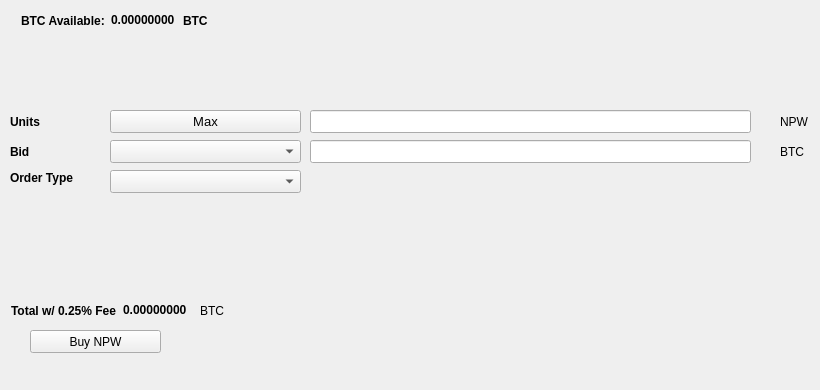
   <widget class="QWidget" name="BuyTab">
    <attribute name="title">
     <string>Buy</string>
    </attribute>
    <widget class="QPushButton" name="BuyNPW">
     <property name="geometry">
      <rect>
       <x>30</x>
       <y>330</y>
       <width>131</width>
       <height>23</height>
      </rect>
     </property>
     <property name="text">
      <string>Buy NPW</string>
     </property>
     <property name="icon">
      <iconset resource="../npw.qrc">
       <normaloff>:/icons/bitcoin</normaloff>:/icons/bitcoin</iconset>
     </property>
    </widget>
    <widget class="QLabel" name="label_3">
     <property name="geometry">
      <rect>
       <x>10</x>
       <y>110</y>
       <width>46</width>
       <height>23</height>
      </rect>
     </property>
     <property name="font">
      <font>
       <weight>75</weight>
       <bold>true</bold>
      </font>
     </property>
     <property name="text">
      <string>Units</string>
     </property>
    </widget>
    <widget class="QLineEdit" name="UnitsInput">
     <property name="geometry">
      <rect>
       <x>310</x>
       <y>110</y>
       <width>441</width>
       <height>23</height>
      </rect>
     </property>
     <property name="font">
      <font>
       <pointsize>9</pointsize>
       <weight>75</weight>
       <bold>true</bold>
      </font>
     </property>
    </widget>
    <widget class="QLineEdit" name="BuyBidPriceEdit">
     <property name="geometry">
      <rect>
       <x>310</x>
       <y>140</y>
       <width>441</width>
       <height>23</height>
      </rect>
     </property>
     <property name="font">
      <font>
       <pointsize>9</pointsize>
       <weight>75</weight>
       <bold>true</bold>
      </font>
     </property>
    </widget>
    <widget class="QLabel" name="label_4">
     <property name="geometry">
      <rect>
       <x>780</x>
       <y>110</y>
       <width>31</width>
       <height>23</height>
      </rect>
     </property>
     <property name="text">
      <string>NPW</string>
     </property>
    </widget>
    <widget class="QLabel" name="label_5">
     <property name="geometry">
      <rect>
       <x>780</x>
       <y>140</y>
       <width>31</width>
       <height>23</height>
      </rect>
     </property>
     <property name="text">
      <string>BTC</string>
     </property>
    </widget>
    <widget class="QLabel" name="label_6">
     <property name="geometry">
      <rect>
       <x>10</x>
       <y>140</y>
       <width>46</width>
       <height>23</height>
      </rect>
     </property>
     <property name="font">
      <font>
       <weight>75</weight>
       <bold>true</bold>
      </font>
     </property>
     <property name="text">
      <string>Bid</string>
     </property>
    </widget>
    <widget class="QLabel" name="label_7">
     <property name="geometry">
      <rect>
       <x>10</x>
       <y>170</y>
       <width>91</width>
       <height>16</height>
      </rect>
     </property>
     <property name="font">
      <font>
       <weight>75</weight>
       <bold>true</bold>
      </font>
     </property>
     <property name="text">
      <string>Order Type</string>
     </property>
    </widget>
    <widget class="QPushButton" name="Buy_Max_Amount">
     <property name="geometry">
      <rect>
       <x>110</x>
       <y>110</y>
       <width>191</width>
       <height>23</height>
      </rect>
     </property>
     <property name="font">
      <font>
       <pointsize>10</pointsize>
      </font>
     </property>
     <property name="text">
      <string>Max</string>
     </property>
    </widget>
    <widget class="QComboBox" name="BuyBidcomboBox">
     <property name="geometry">
      <rect>
       <x>110</x>
       <y>140</y>
       <width>191</width>
       <height>23</height>
      </rect>
     </property>
     <property name="font">
      <font>
       <pointsize>10</pointsize>
      </font>
     </property>
    </widget>
    <widget class="QComboBox" name="buyOrdertypeCombo">
     <property name="geometry">
      <rect>
       <x>110</x>
       <y>170</y>
       <width>191</width>
       <height>23</height>
      </rect>
     </property>
     <property name="font">
      <font>
       <pointsize>10</pointsize>
      </font>
     </property>
    </widget>
    <widget class="QWidget" name="layoutWidget1">
     <property name="geometry">
      <rect>
       <x>21</x>
       <y>11</y>
       <width>227</width>
       <height>19</height>
      </rect>
     </property>
     <layout class="QHBoxLayout" name="horizontalLayout_3">
      <item>
       <widget class="QLabel" name="label232">
        <property name="font">
         <font>
          <weight>75</weight>
          <bold>true</bold>
         </font>
        </property>
        <property name="text">
         <string>BTC Available:</string>
        </property>
       </widget>
      </item>
      <item>
       <widget class="QLabel" name="BtcAvailableLbl">
        <property name="palette">
         <palette>
          <active>
           <colorrole role="WindowText">
            <brush brushstyle="SolidPattern">
             <color alpha="255">
              <red>0</red>
              <green>0</green>
              <blue>0</blue>
             </color>
            </brush>
           </colorrole>
           <colorrole role="Button">
            <brush brushstyle="SolidPattern">
             <color alpha="255">
              <red>0</red>
              <green>170</green>
              <blue>0</blue>
             </color>
            </brush>
           </colorrole>
           <colorrole role="Light">
            <brush brushstyle="SolidPattern">
             <color alpha="255">
              <red>0</red>
              <green>255</green>
              <blue>0</blue>
             </color>
            </brush>
           </colorrole>
           <colorrole role="Midlight">
            <brush brushstyle="SolidPattern">
             <color alpha="255">
              <red>0</red>
              <green>212</green>
              <blue>0</blue>
             </color>
            </brush>
           </colorrole>
           <colorrole role="Dark">
            <brush brushstyle="SolidPattern">
             <color alpha="255">
              <red>0</red>
              <green>85</green>
              <blue>0</blue>
             </color>
            </brush>
           </colorrole>
           <colorrole role="Mid">
            <brush brushstyle="SolidPattern">
             <color alpha="255">
              <red>0</red>
              <green>113</green>
              <blue>0</blue>
             </color>
            </brush>
           </colorrole>
           <colorrole role="Text">
            <brush brushstyle="SolidPattern">
             <color alpha="255">
              <red>0</red>
              <green>170</green>
              <blue>0</blue>
             </color>
            </brush>
           </colorrole>
           <colorrole role="BrightText">
            <brush brushstyle="SolidPattern">
             <color alpha="255">
              <red>255</red>
              <green>255</green>
              <blue>255</blue>
             </color>
            </brush>
           </colorrole>
           <colorrole role="ButtonText">
            <brush brushstyle="SolidPattern">
             <color alpha="255">
              <red>0</red>
              <green>0</green>
              <blue>0</blue>
             </color>
            </brush>
           </colorrole>
           <colorrole role="Base">
            <brush brushstyle="SolidPattern">
             <color alpha="255">
              <red>255</red>
              <green>255</green>
              <blue>255</blue>
             </color>
            </brush>
           </colorrole>
           <colorrole role="Window">
            <brush brushstyle="SolidPattern">
             <color alpha="255">
              <red>0</red>
              <green>170</green>
              <blue>0</blue>
             </color>
            </brush>
           </colorrole>
           <colorrole role="Shadow">
            <brush brushstyle="SolidPattern">
             <color alpha="255">
              <red>0</red>
              <green>0</green>
              <blue>0</blue>
             </color>
            </brush>
           </colorrole>
           <colorrole role="AlternateBase">
            <brush brushstyle="SolidPattern">
             <color alpha="255">
              <red>127</red>
              <green>212</green>
              <blue>127</blue>
             </color>
            </brush>
           </colorrole>
           <colorrole role="ToolTipBase">
            <brush brushstyle="SolidPattern">
             <color alpha="255">
              <red>255</red>
              <green>255</green>
              <blue>220</blue>
             </color>
            </brush>
           </colorrole>
           <colorrole role="ToolTipText">
            <brush brushstyle="SolidPattern">
             <color alpha="255">
              <red>0</red>
              <green>0</green>
              <blue>0</blue>
             </color>
            </brush>
           </colorrole>
          </active>
          <inactive>
           <colorrole role="WindowText">
            <brush brushstyle="SolidPattern">
             <color alpha="255">
              <red>0</red>
              <green>0</green>
              <blue>0</blue>
             </color>
            </brush>
           </colorrole>
           <colorrole role="Button">
            <brush brushstyle="SolidPattern">
             <color alpha="255">
              <red>0</red>
              <green>170</green>
              <blue>0</blue>
             </color>
            </brush>
           </colorrole>
           <colorrole role="Light">
            <brush brushstyle="SolidPattern">
             <color alpha="255">
              <red>0</red>
              <green>255</green>
              <blue>0</blue>
             </color>
            </brush>
           </colorrole>
           <colorrole role="Midlight">
            <brush brushstyle="SolidPattern">
             <color alpha="255">
              <red>0</red>
              <green>212</green>
              <blue>0</blue>
             </color>
            </brush>
           </colorrole>
           <colorrole role="Dark">
            <brush brushstyle="SolidPattern">
             <color alpha="255">
              <red>0</red>
              <green>85</green>
              <blue>0</blue>
             </color>
            </brush>
           </colorrole>
           <colorrole role="Mid">
            <brush brushstyle="SolidPattern">
             <color alpha="255">
              <red>0</red>
              <green>113</green>
              <blue>0</blue>
             </color>
            </brush>
           </colorrole>
           <colorrole role="Text">
            <brush brushstyle="SolidPattern">
             <color alpha="255">
              <red>0</red>
              <green>170</green>
              <blue>0</blue>
             </color>
            </brush>
           </colorrole>
           <colorrole role="BrightText">
            <brush brushstyle="SolidPattern">
             <color alpha="255">
              <red>255</red>
              <green>255</green>
              <blue>255</blue>
             </color>
            </brush>
           </colorrole>
           <colorrole role="ButtonText">
            <brush brushstyle="SolidPattern">
             <color alpha="255">
              <red>0</red>
              <green>0</green>
              <blue>0</blue>
             </color>
            </brush>
           </colorrole>
           <colorrole role="Base">
            <brush brushstyle="SolidPattern">
             <color alpha="255">
              <red>255</red>
              <green>255</green>
              <blue>255</blue>
             </color>
            </brush>
           </colorrole>
           <colorrole role="Window">
            <brush brushstyle="SolidPattern">
             <color alpha="255">
              <red>0</red>
              <green>170</green>
              <blue>0</blue>
             </color>
            </brush>
           </colorrole>
           <colorrole role="Shadow">
            <brush brushstyle="SolidPattern">
             <color alpha="255">
              <red>0</red>
              <green>0</green>
              <blue>0</blue>
             </color>
            </brush>
           </colorrole>
           <colorrole role="AlternateBase">
            <brush brushstyle="SolidPattern">
             <color alpha="255">
              <red>127</red>
              <green>212</green>
              <blue>127</blue>
             </color>
            </brush>
           </colorrole>
           <colorrole role="ToolTipBase">
            <brush brushstyle="SolidPattern">
             <color alpha="255">
              <red>255</red>
              <green>255</green>
              <blue>220</blue>
             </color>
            </brush>
           </colorrole>
           <colorrole role="ToolTipText">
            <brush brushstyle="SolidPattern">
             <color alpha="255">
              <red>0</red>
              <green>0</green>
              <blue>0</blue>
             </color>
            </brush>
           </colorrole>
          </inactive>
          <disabled>
           <colorrole role="WindowText">
            <brush brushstyle="SolidPattern">
             <color alpha="255">
              <red>0</red>
              <green>85</green>
              <blue>0</blue>
             </color>
            </brush>
           </colorrole>
           <colorrole role="Button">
            <brush brushstyle="SolidPattern">
             <color alpha="255">
              <red>0</red>
              <green>170</green>
              <blue>0</blue>
             </color>
            </brush>
           </colorrole>
           <colorrole role="Light">
            <brush brushstyle="SolidPattern">
             <color alpha="255">
              <red>0</red>
              <green>255</green>
              <blue>0</blue>
             </color>
            </brush>
           </colorrole>
           <colorrole role="Midlight">
            <brush brushstyle="SolidPattern">
             <color alpha="255">
              <red>0</red>
              <green>212</green>
              <blue>0</blue>
             </color>
            </brush>
           </colorrole>
           <colorrole role="Dark">
            <brush brushstyle="SolidPattern">
             <color alpha="255">
              <red>0</red>
              <green>85</green>
              <blue>0</blue>
             </color>
            </brush>
           </colorrole>
           <colorrole role="Mid">
            <brush brushstyle="SolidPattern">
             <color alpha="255">
              <red>0</red>
              <green>113</green>
              <blue>0</blue>
             </color>
            </brush>
           </colorrole>
           <colorrole role="Text">
            <brush brushstyle="SolidPattern">
             <color alpha="255">
              <red>0</red>
              <green>85</green>
              <blue>0</blue>
             </color>
            </brush>
           </colorrole>
           <colorrole role="BrightText">
            <brush brushstyle="SolidPattern">
             <color alpha="255">
              <red>255</red>
              <green>255</green>
              <blue>255</blue>
             </color>
            </brush>
           </colorrole>
           <colorrole role="ButtonText">
            <brush brushstyle="SolidPattern">
             <color alpha="255">
              <red>0</red>
              <green>85</green>
              <blue>0</blue>
             </color>
            </brush>
           </colorrole>
           <colorrole role="Base">
            <brush brushstyle="SolidPattern">
             <color alpha="255">
              <red>0</red>
              <green>170</green>
              <blue>0</blue>
             </color>
            </brush>
           </colorrole>
           <colorrole role="Window">
            <brush brushstyle="SolidPattern">
             <color alpha="255">
              <red>0</red>
              <green>170</green>
              <blue>0</blue>
             </color>
            </brush>
           </colorrole>
           <colorrole role="Shadow">
            <brush brushstyle="SolidPattern">
             <color alpha="255">
              <red>0</red>
              <green>0</green>
              <blue>0</blue>
             </color>
            </brush>
           </colorrole>
           <colorrole role="AlternateBase">
            <brush brushstyle="SolidPattern">
             <color alpha="255">
              <red>0</red>
              <green>170</green>
              <blue>0</blue>
             </color>
            </brush>
           </colorrole>
           <colorrole role="ToolTipBase">
            <brush brushstyle="SolidPattern">
             <color alpha="255">
              <red>255</red>
              <green>255</green>
              <blue>220</blue>
             </color>
            </brush>
           </colorrole>
           <colorrole role="ToolTipText">
            <brush brushstyle="SolidPattern">
             <color alpha="255">
              <red>0</red>
              <green>0</green>
              <blue>0</blue>
             </color>
            </brush>
           </colorrole>
          </disabled>
         </palette>
        </property>
        <property name="font">
         <font>
          <weight>75</weight>
          <bold>true</bold>
         </font>
        </property>
        <property name="text">
         <string>0.00000000</string>
        </property>
        <property name="textInteractionFlags">
         <set>Qt::LinksAccessibleByMouse|Qt::TextSelectableByKeyboard|Qt::TextSelectableByMouse</set>
        </property>
       </widget>
      </item>
      <item>
       <widget class="QLabel" name="BtcAvailableLbl_2">
        <property name="font">
         <font>
          <weight>75</weight>
          <bold>true</bold>
         </font>
        </property>
        <property name="text">
         <string>BTC</string>
        </property>
       </widget>
      </item>
     </layout>
    </widget>
    <widget class="QWidget" name="layoutWidge2">
     <property name="geometry">
      <rect>
       <x>11</x>
       <y>301</y>
       <width>259</width>
       <height>19</height>
      </rect>
     </property>
     <layout class="QHBoxLayout" name="horizontalLayout_4">
      <item>
       <widget class="QLabel" name="label_9">
        <property name="font">
         <font>
          <weight>75</weight>
          <bold>true</bold>
         </font>
        </property>
        <property name="text">
         <string>Total w/ 0.25% Fee</string>
        </property>
       </widget>
      </item>
      <item>
       <widget class="QLabel" name="BuyCostLabel">
        <property name="palette">
         <palette>
          <active>
           <colorrole role="WindowText">
            <brush brushstyle="SolidPattern">
             <color alpha="255">
              <red>0</red>
              <green>0</green>
              <blue>0</blue>
             </color>
            </brush>
           </colorrole>
           <colorrole role="Button">
            <brush brushstyle="SolidPattern">
             <color alpha="255">
              <red>0</red>
              <green>170</green>
              <blue>0</blue>
             </color>
            </brush>
           </colorrole>
           <colorrole role="Light">
            <brush brushstyle="SolidPattern">
             <color alpha="255">
              <red>0</red>
              <green>255</green>
              <blue>0</blue>
             </color>
            </brush>
           </colorrole>
           <colorrole role="Midlight">
            <brush brushstyle="SolidPattern">
             <color alpha="255">
              <red>0</red>
              <green>212</green>
              <blue>0</blue>
             </color>
            </brush>
           </colorrole>
           <colorrole role="Dark">
            <brush brushstyle="SolidPattern">
             <color alpha="255">
              <red>0</red>
              <green>85</green>
              <blue>0</blue>
             </color>
            </brush>
           </colorrole>
           <colorrole role="Mid">
            <brush brushstyle="SolidPattern">
             <color alpha="255">
              <red>0</red>
              <green>113</green>
              <blue>0</blue>
             </color>
            </brush>
           </colorrole>
           <colorrole role="Text">
            <brush brushstyle="SolidPattern">
             <color alpha="255">
              <red>0</red>
              <green>170</green>
              <blue>0</blue>
             </color>
            </brush>
           </colorrole>
           <colorrole role="BrightText">
            <brush brushstyle="SolidPattern">
             <color alpha="255">
              <red>255</red>
              <green>255</green>
              <blue>255</blue>
             </color>
            </brush>
           </colorrole>
           <colorrole role="ButtonText">
            <brush brushstyle="SolidPattern">
             <color alpha="255">
              <red>0</red>
              <green>0</green>
              <blue>0</blue>
             </color>
            </brush>
           </colorrole>
           <colorrole role="Base">
            <brush brushstyle="SolidPattern">
             <color alpha="255">
              <red>255</red>
              <green>255</green>
              <blue>255</blue>
             </color>
            </brush>
           </colorrole>
           <colorrole role="Window">
            <brush brushstyle="SolidPattern">
             <color alpha="255">
              <red>0</red>
              <green>170</green>
              <blue>0</blue>
             </color>
            </brush>
           </colorrole>
           <colorrole role="Shadow">
            <brush brushstyle="SolidPattern">
             <color alpha="255">
              <red>0</red>
              <green>0</green>
              <blue>0</blue>
             </color>
            </brush>
           </colorrole>
           <colorrole role="AlternateBase">
            <brush brushstyle="SolidPattern">
             <color alpha="255">
              <red>127</red>
              <green>212</green>
              <blue>127</blue>
             </color>
            </brush>
           </colorrole>
           <colorrole role="ToolTipBase">
            <brush brushstyle="SolidPattern">
             <color alpha="255">
              <red>255</red>
              <green>255</green>
              <blue>220</blue>
             </color>
            </brush>
           </colorrole>
           <colorrole role="ToolTipText">
            <brush brushstyle="SolidPattern">
             <color alpha="255">
              <red>0</red>
              <green>0</green>
              <blue>0</blue>
             </color>
            </brush>
           </colorrole>
          </active>
          <inactive>
           <colorrole role="WindowText">
            <brush brushstyle="SolidPattern">
             <color alpha="255">
              <red>0</red>
              <green>0</green>
              <blue>0</blue>
             </color>
            </brush>
           </colorrole>
           <colorrole role="Button">
            <brush brushstyle="SolidPattern">
             <color alpha="255">
              <red>0</red>
              <green>170</green>
              <blue>0</blue>
             </color>
            </brush>
           </colorrole>
           <colorrole role="Light">
            <brush brushstyle="SolidPattern">
             <color alpha="255">
              <red>0</red>
              <green>255</green>
              <blue>0</blue>
             </color>
            </brush>
           </colorrole>
           <colorrole role="Midlight">
            <brush brushstyle="SolidPattern">
             <color alpha="255">
              <red>0</red>
              <green>212</green>
              <blue>0</blue>
             </color>
            </brush>
           </colorrole>
           <colorrole role="Dark">
            <brush brushstyle="SolidPattern">
             <color alpha="255">
              <red>0</red>
              <green>85</green>
              <blue>0</blue>
             </color>
            </brush>
           </colorrole>
           <colorrole role="Mid">
            <brush brushstyle="SolidPattern">
             <color alpha="255">
              <red>0</red>
              <green>113</green>
              <blue>0</blue>
             </color>
            </brush>
           </colorrole>
           <colorrole role="Text">
            <brush brushstyle="SolidPattern">
             <color alpha="255">
              <red>0</red>
              <green>170</green>
              <blue>0</blue>
             </color>
            </brush>
           </colorrole>
           <colorrole role="BrightText">
            <brush brushstyle="SolidPattern">
             <color alpha="255">
              <red>255</red>
              <green>255</green>
              <blue>255</blue>
             </color>
            </brush>
           </colorrole>
           <colorrole role="ButtonText">
            <brush brushstyle="SolidPattern">
             <color alpha="255">
              <red>0</red>
              <green>0</green>
              <blue>0</blue>
             </color>
            </brush>
           </colorrole>
           <colorrole role="Base">
            <brush brushstyle="SolidPattern">
             <color alpha="255">
              <red>255</red>
              <green>255</green>
              <blue>255</blue>
             </color>
            </brush>
           </colorrole>
           <colorrole role="Window">
            <brush brushstyle="SolidPattern">
             <color alpha="255">
              <red>0</red>
              <green>170</green>
              <blue>0</blue>
             </color>
            </brush>
           </colorrole>
           <colorrole role="Shadow">
            <brush brushstyle="SolidPattern">
             <color alpha="255">
              <red>0</red>
              <green>0</green>
              <blue>0</blue>
             </color>
            </brush>
           </colorrole>
           <colorrole role="AlternateBase">
            <brush brushstyle="SolidPattern">
             <color alpha="255">
              <red>127</red>
              <green>212</green>
              <blue>127</blue>
             </color>
            </brush>
           </colorrole>
           <colorrole role="ToolTipBase">
            <brush brushstyle="SolidPattern">
             <color alpha="255">
              <red>255</red>
              <green>255</green>
              <blue>220</blue>
             </color>
            </brush>
           </colorrole>
           <colorrole role="ToolTipText">
            <brush brushstyle="SolidPattern">
             <color alpha="255">
              <red>0</red>
              <green>0</green>
              <blue>0</blue>
             </color>
            </brush>
           </colorrole>
          </inactive>
          <disabled>
           <colorrole role="WindowText">
            <brush brushstyle="SolidPattern">
             <color alpha="255">
              <red>0</red>
              <green>85</green>
              <blue>0</blue>
             </color>
            </brush>
           </colorrole>
           <colorrole role="Button">
            <brush brushstyle="SolidPattern">
             <color alpha="255">
              <red>0</red>
              <green>170</green>
              <blue>0</blue>
             </color>
            </brush>
           </colorrole>
           <colorrole role="Light">
            <brush brushstyle="SolidPattern">
             <color alpha="255">
              <red>0</red>
              <green>255</green>
              <blue>0</blue>
             </color>
            </brush>
           </colorrole>
           <colorrole role="Midlight">
            <brush brushstyle="SolidPattern">
             <color alpha="255">
              <red>0</red>
              <green>212</green>
              <blue>0</blue>
             </color>
            </brush>
           </colorrole>
           <colorrole role="Dark">
            <brush brushstyle="SolidPattern">
             <color alpha="255">
              <red>0</red>
              <green>85</green>
              <blue>0</blue>
             </color>
            </brush>
           </colorrole>
           <colorrole role="Mid">
            <brush brushstyle="SolidPattern">
             <color alpha="255">
              <red>0</red>
              <green>113</green>
              <blue>0</blue>
             </color>
            </brush>
           </colorrole>
           <colorrole role="Text">
            <brush brushstyle="SolidPattern">
             <color alpha="255">
              <red>0</red>
              <green>85</green>
              <blue>0</blue>
             </color>
            </brush>
           </colorrole>
           <colorrole role="BrightText">
            <brush brushstyle="SolidPattern">
             <color alpha="255">
              <red>255</red>
              <green>255</green>
              <blue>255</blue>
             </color>
            </brush>
           </colorrole>
           <colorrole role="ButtonText">
            <brush brushstyle="SolidPattern">
             <color alpha="255">
              <red>0</red>
              <green>85</green>
              <blue>0</blue>
             </color>
            </brush>
           </colorrole>
           <colorrole role="Base">
            <brush brushstyle="SolidPattern">
             <color alpha="255">
              <red>0</red>
              <green>170</green>
              <blue>0</blue>
             </color>
            </brush>
           </colorrole>
           <colorrole role="Window">
            <brush brushstyle="SolidPattern">
             <color alpha="255">
              <red>0</red>
              <green>170</green>
              <blue>0</blue>
             </color>
            </brush>
           </colorrole>
           <colorrole role="Shadow">
            <brush brushstyle="SolidPattern">
             <color alpha="255">
              <red>0</red>
              <green>0</green>
              <blue>0</blue>
             </color>
            </brush>
           </colorrole>
           <colorrole role="AlternateBase">
            <brush brushstyle="SolidPattern">
             <color alpha="255">
              <red>0</red>
              <green>170</green>
              <blue>0</blue>
             </color>
            </brush>
           </colorrole>
           <colorrole role="ToolTipBase">
            <brush brushstyle="SolidPattern">
             <color alpha="255">
              <red>255</red>
              <green>255</green>
              <blue>220</blue>
             </color>
            </brush>
           </colorrole>
           <colorrole role="ToolTipText">
            <brush brushstyle="SolidPattern">
             <color alpha="255">
              <red>0</red>
              <green>0</green>
              <blue>0</blue>
             </color>
            </brush>
           </colorrole>
          </disabled>
         </palette>
        </property>
        <property name="font">
         <font>
          <weight>75</weight>
          <bold>true</bold>
         </font>
        </property>
        <property name="autoFillBackground">
         <bool>false</bool>
        </property>
        <property name="text">
         <string>0.00000000</string>
        </property>
        <property name="textInteractionFlags">
         <set>Qt::LinksAccessibleByMouse|Qt::TextSelectableByMouse</set>
        </property>
       </widget>
      </item>
      <item>
       <widget class="QLabel" name="label_10">
        <property name="font">
         <font>
          <weight>50</weight>
          <bold>false</bold>
         </font>
        </property>
        <property name="text">
         <string>BTC</string>
        </property>
       </widget>
      </item>
     </layout>
    </widget>
    <widget class="QLabel" name="label_24">
     <property name="geometry">
      <rect>
       <x>460</x>
       <y>300</y>
       <width>281</width>
       <height>81</height>
      </rect>
     </property>
     <property name="text">
      <string/>
     </property>
     <property name="pixmap">
      <pixmap>:/images/bittrex</pixmap>
     </property>
    </widget>
   </widget>
